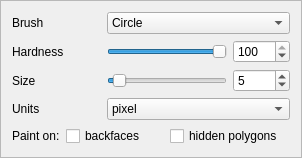
       <widget class="QFrame" name="pen_extra_frame">
        <property name="enabled">
         <bool>true</bool>
        </property>
        <property name="sizePolicy">
         <sizepolicy hsizetype="Preferred" vsizetype="Preferred">
          <horstretch>0</horstretch>
          <verstretch>0</verstretch>
         </sizepolicy>
        </property>
        <property name="frameShape">
         <enum>QFrame::StyledPanel</enum>
        </property>
        <property name="frameShadow">
         <enum>QFrame::Raised</enum>
        </property>
        <layout class="QGridLayout">
         <item row="4" column="0">
          <widget class="QLabel" name="label">
           <property name="text">
            <string>Paint on:</string>
           </property>
          </widget>
         </item>
         <item row="3" column="0" colspan="2">
          <widget class="QLabel" name="label_percentual_5">
           <property name="text">
            <string>Units</string>
           </property>
          </widget>
         </item>
         <item row="2" column="0" colspan="2">
          <widget class="QLabel" name="label_percentual_4">
           <property name="text">
            <string>Size</string>
           </property>
          </widget>
         </item>
         <item row="2" column="2" colspan="2">
          <widget class="QSlider" name="size_slider">
           <property name="toolTip">
            <string>&lt;html&gt;&lt;head&gt;&lt;meta name=&quot;qrichtext&quot; content=&quot;1&quot; /&gt;&lt;style type=&quot;text/css&quot;&gt;
p, li { white-space: pre-wrap; }
&lt;/style&gt;&lt;/head&gt;&lt;body style=&quot; font-family:'Sans Serif'; font-size:9pt; font-weight:400; font-style:normal; text-decoration:none;&quot;&gt;
&lt;p style=&quot;-qt-paragraph-type:empty; margin-top:0px; margin-bottom:0px; margin-left:0px; margin-right:0px; -qt-block-indent:0; text-indent:0px;&quot;&gt;&lt;/p&gt;&lt;/body&gt;&lt;/html&gt;</string>
           </property>
           <property name="maximum">
            <number>100</number>
           </property>
           <property name="value">
            <number>5</number>
           </property>
           <property name="sliderPosition">
            <number>5</number>
           </property>
           <property name="orientation">
            <enum>Qt::Horizontal</enum>
           </property>
          </widget>
         </item>
         <item row="4" column="1" colspan="2">
          <widget class="QCheckBox" name="backface_culling">
           <property name="text">
            <string>backfaces</string>
           </property>
          </widget>
         </item>
         <item row="4" column="3" colspan="2">
          <widget class="QCheckBox" name="invisible_painting">
           <property name="text">
            <string>hidden polygons</string>
           </property>
          </widget>
         </item>
         <item row="2" column="4">
          <widget class="QSpinBox" name="decrease_box_3">
           <property name="toolTip">
            <string>&lt;html&gt;&lt;head&gt;&lt;meta name=&quot;qrichtext&quot; content=&quot;1&quot; /&gt;&lt;style type=&quot;text/css&quot;&gt;
p, li { white-space: pre-wrap; }
&lt;/style&gt;&lt;/head&gt;&lt;body style=&quot; font-family:'Sans Serif'; font-size:9pt; font-weight:400; font-style:normal; text-decoration:none;&quot;&gt;
&lt;p style=&quot;-qt-paragraph-type:empty; margin-top:0px; margin-bottom:0px; margin-left:0px; margin-right:0px; -qt-block-indent:0; text-indent:0px;&quot;&gt;&lt;/p&gt;&lt;/body&gt;&lt;/html&gt;</string>
           </property>
           <property name="maximum">
            <number>100</number>
           </property>
           <property name="value">
            <number>5</number>
           </property>
          </widget>
         </item>
         <item row="1" column="0" colspan="2">
          <widget class="QLabel" name="label_percentual_3">
           <property name="text">
            <string>Hardness</string>
           </property>
          </widget>
         </item>
         <item row="0" column="0">
          <widget class="QLabel" name="label_pen">
           <property name="text">
            <string>Brush</string>
           </property>
          </widget>
         </item>
         <item row="1" column="4">
          <widget class="QSpinBox" name="decrease_box">
           <property name="toolTip">
            <string>&lt;html&gt;&lt;head&gt;&lt;meta name=&quot;qrichtext&quot; content=&quot;1&quot; /&gt;&lt;style type=&quot;text/css&quot;&gt;
p, li { white-space: pre-wrap; }
&lt;/style&gt;&lt;/head&gt;&lt;body style=&quot; font-family:'Sans Serif'; font-size:9pt; font-weight:400; font-style:normal; text-decoration:none;&quot;&gt;
&lt;p style=&quot;-qt-paragraph-type:empty; margin-top:0px; margin-bottom:0px; margin-left:0px; margin-right:0px; -qt-block-indent:0; text-indent:0px;&quot;&gt;&lt;/p&gt;&lt;/body&gt;&lt;/html&gt;</string>
           </property>
           <property name="maximum">
            <number>100</number>
           </property>
           <property name="value">
            <number>100</number>
           </property>
          </widget>
         </item>
         <item row="3" column="2" colspan="3">
          <widget class="QComboBox" name="pen_unit">
           <property name="sizePolicy">
            <sizepolicy hsizetype="Preferred" vsizetype="Preferred">
             <horstretch>0</horstretch>
             <verstretch>0</verstretch>
            </sizepolicy>
           </property>
           <item>
            <property name="text">
             <string>pixel</string>
            </property>
           </item>
           <item>
            <property name="text">
             <string>percentage of bounding box</string>
            </property>
           </item>
          </widget>
         </item>
         <item row="0" column="2" colspan="3">
          <widget class="QComboBox" name="brush_box">
           <property name="enabled">
            <bool>true</bool>
           </property>
           <property name="sizePolicy">
            <sizepolicy hsizetype="Preferred" vsizetype="Preferred">
             <horstretch>0</horstretch>
             <verstretch>0</verstretch>
            </sizepolicy>
           </property>
           <property name="editable">
            <bool>false</bool>
           </property>
           <item>
            <property name="text">
             <string>Circle</string>
            </property>
           </item>
           <item>
            <property name="text">
             <string>Square</string>
            </property>
           </item>
           <item>
            <property name="text">
             <string>Pixmap</string>
            </property>
           </item>
          </widget>
         </item>
         <item row="1" column="2" colspan="2">
          <widget class="QSlider" name="hardness_slider">
           <property name="toolTip">
            <string>&lt;html&gt;&lt;head&gt;&lt;meta name=&quot;qrichtext&quot; content=&quot;1&quot; /&gt;&lt;style type=&quot;text/css&quot;&gt;
p, li { white-space: pre-wrap; }
&lt;/style&gt;&lt;/head&gt;&lt;body style=&quot; font-family:'Sans Serif'; font-size:9pt; font-weight:400; font-style:normal; text-decoration:none;&quot;&gt;
&lt;p style=&quot;-qt-paragraph-type:empty; margin-top:0px; margin-bottom:0px; margin-left:0px; margin-right:0px; -qt-block-indent:0; text-indent:0px;&quot;&gt;&lt;/p&gt;&lt;/body&gt;&lt;/html&gt;</string>
           </property>
           <property name="maximum">
            <number>100</number>
           </property>
           <property name="value">
            <number>100</number>
           </property>
           <property name="sliderPosition">
            <number>100</number>
           </property>
           <property name="orientation">
            <enum>Qt::Horizontal</enum>
           </property>
          </widget>
         </item>
        </layout>
       </widget>
